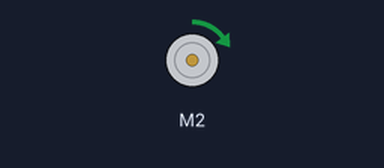
Bench run of a sketch on a simulated Arduino Uno, built with avr-gcc and run on an emulated ATmega328P. Shown: DC motor (green arrow = forward, orange = backward, longer = faster). What the sketch prints to the serial monitor is not drawn.

Above: at 1.0 s.
Timing chart, 0 to 6.9 s (numbered marks = the images above):
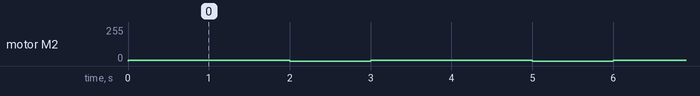

Measured:
- by itself, motor M2: alternates forward 5/255 for 2.0 s and stopped for 1.0 s

The sketch:

testing_actobotics_motor.ino
```cpp
//#include "MotorController.h"
//#include "DCMotor.h"
//#include "stm32f401xe.h"
#include "Arduino.h"
//#include "HardwareTimer.h"


#include <AFMotor.h>

/*DCMotor m1(1);
DCMotor m2(2);
DCMotor m3(3);
DCMotor m4(4);*/
AF_DCMotor m2(2, MOTOR12_64KHZ);

void setup() {
  Serial.begin(115200);
  while (!Serial)
    delay(10); // pause
  Serial.println("Motor test!");

  // setup stm board for motors

/*
  TIM_TypeDef *Instance_led = (TIM_TypeDef *)pinmap_peripheral(digitalPinToPinName(PA5), PinMap_PWM);
  uint32_t channel_led = STM_PIN_CHANNEL(pinmap_function(digitalPinToPinName(PA5), PinMap_PWM));

  TIM_TypeDef *Instance_m2 = (TIM_TypeDef *)pinmap_peripheral(digitalPinToPinName(PB3), PinMap_PWM);
  uint32_t channel_m2 = STM_PIN_CHANNEL(pinmap_function(digitalPinToPinName(PB3), PinMap_PWM));

  HardwareTimer *pwmTimerLed = new HardwareTimer(Instance_led);
  pwmTimerLed->setPWM(channel_led, PA5, 1000, 5);

  HardwareTimer *pwmTimerM2 = new HardwareTimer(Instance_m2);
  pwmTimerM2->setPWM(channel_m2, PB3, 1000, 5);*/

  /*m1.init_PWM();
  m2.init_PWM();
  m3.init_PWM();
  m4.init_PWM();
*/
}

void loop() {


  Serial.println("loop start");


  Serial.println("forwards");
  //m2.run(MotorState::FORWARD);
  m2.run(FORWARD);
  m2.setSpeed(5);
  delay (2000);
  /*for (int i = 0; i < 100; i++) {
    m2.setSpeed(i);
    delay(10);
  }

  for (int i = 100; i != 0; i--) {
    m2.setSpeed(i);
    delay(10);
  }

  delay(500);

  Serial.println("backwards");
  //m2.run(MotorState::BACKWARD);
  m2.run(BACKWARD);
  for (int i = 0; i < 100; i++) {
    m2.setSpeed(i);
    delay(10);
  }

  for (int i = 100; i != 0; i--) {
    m2.setSpeed(i);
    delay(10);
  }*/

  Serial.println("releasing");
  //m2.run(MotorState::RELEASE);
  m2.run(RELEASE);

  delay(1000);
}
```
